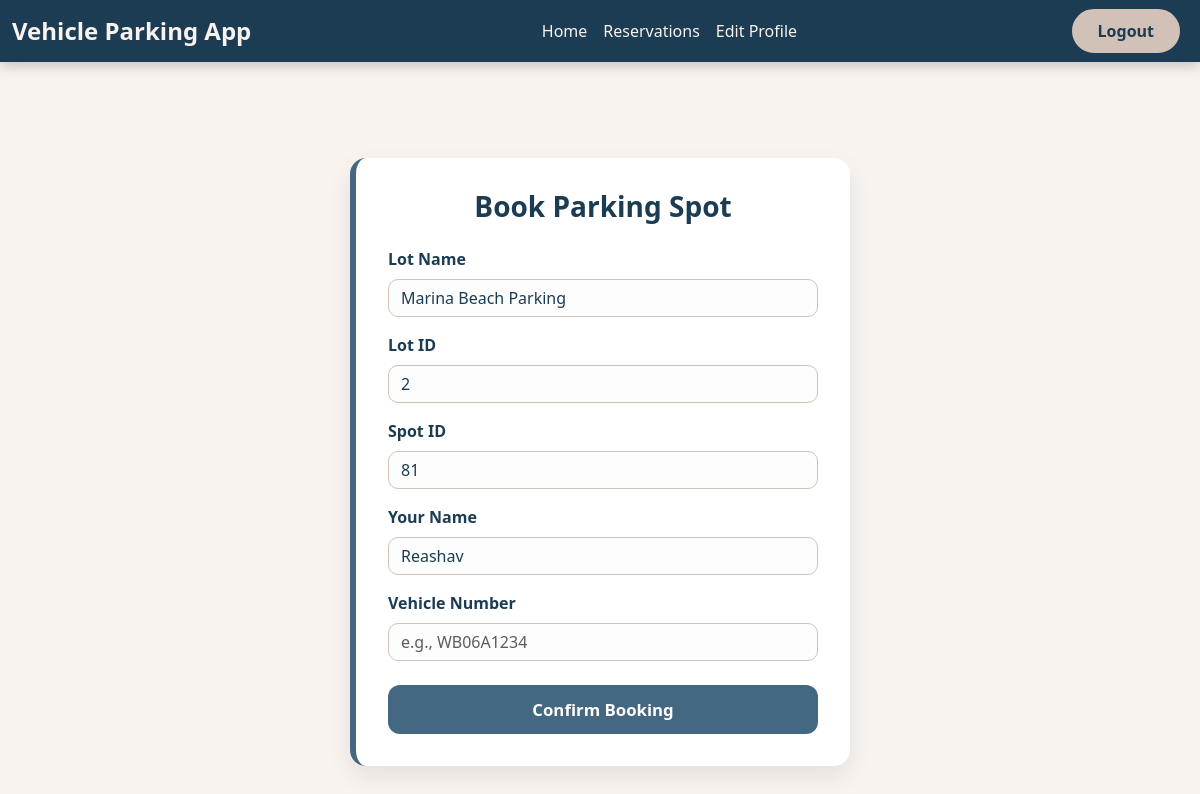
Page /user_dashboard/book/2 (signed in) on the committed database.
### models.py (models this page shows)
class Parking_Lot(db.Model):
    __tablename__ = 'parking_lot'
    id = db.Column(db.Integer, primary_key=True)
    prime_location_name = db.Column(db.String(128), nullable=False)
    address = db.Column(db.String(128), nullable=False)
    pin_code = db.Column(db.String(6), nullable=False)
    price_per_hour = db.Column(db.Float, nullable=False)
    maximum_spots = db.Column(db.Integer, nullable=False)
    parking_spots = db.relationship('Parking_Spot', backref='parking_lot', lazy=True)

class Parking_Spot(db.Model):
    __tablename__ = 'parking_spot'
    id = db.Column(db.Integer, primary_key=True)
    lot_id = db.Column(db.Integer, db.ForeignKey('parking_lot.id'), nullable=False)
    status = db.Column(db.String(1), default='A', nullable=False)
    reservations = db.relationship('Reservation', backref='parking_spot', lazy=True)

class User(db.Model):
    __tablename__ = 'user'
    id = db.Column(db.Integer, primary_key=True)
    username = db.Column(db.String(32), unique=True, nullable=False)
    passhash = db.Column(db.String(256), nullable=False)
    name = db.Column(db.String(64), nullable=False)
    is_admin = db.Column(db.Boolean, default=False, nullable=False)
    reservations = db.relationship('Reservation', backref='user', lazy=True)

### routes.py (the view, shortened to what this page needs)
@app.route('/user_dashboard/book/<int:lot_id>', methods=['GET', 'POST'])
@auth_required
def book_parking_spot(lot_id):
    lot = Parking_Lot.query.get_or_404(lot_id)
    user = User.query.get(session['user_id'])
    spot = Parking_Spot.query.filter_by(lot_id=lot_id, status='A').first()
    return render_template('book_parking_spot.html', lot=lot, user=user, spot=spot)

### routes.py (called while the page is built)
def auth_required(func):
    @wraps(func)
    def inner(*args, **kwargs):
        if 'user_id' in session:
            return func(*args, **kwargs)
        else:
            flash('You need to log in first', 'danger')
            return redirect(url_for('user_login'))
    return inner

### templates/book_parking_spot.html (shortened to what this page needs)
{% extends 'layout.html' %}
{% block navbar %}
    {% include 'user_navbar.html' %}
{% endblock navbar %}
{% block content %}
<div class="container d-flex justify-content-center align-items-center book-container">
    <div class="book-card text-center">
        <h2 class="form-title mb-4">Book Parking Spot</h2>
        <form method="POST" action="">
            <div class="mb-3 text-start">
                <label class="form-label">Lot Name</label>
                <input type="text" class="form-control" name="lot_name" value="{{ lot.prime_location_name }}" readonly>
            </div>
            <div class="mb-3 text-start">
                <label class="form-label">Lot ID</label>
                <input type="text" class="form-control" name="lot_id" value="{{ lot.id }}" readonly>
            </div>
            <div class="mb-3 text-start">
                <label for="spot_id" class="form-label">Spot ID</label>
                <input type="number" class="form-control" id="spot_id" name="spot_id"
                       value="{{ spot.id if spot else 'N/A' }}" readonly>
            </div>
            <div class="mb-3 text-start">
                <label class="form-label">Your Name</label>
                <input type="text" class="form-control" name="user_name" value="{{ user.name }}" readonly>
            </div>
            <div class="mb-4 text-start">
                <label for="vehicle_number" class="form-label">Vehicle Number</label>
                <input type="text" class="form-control" id="vehicle_number" name="vehicle_number" placeholder="e.g., WB06A1234" required>
            </div>
            <div class="d-grid">
                <button type="submit" class="btn btn-save">Confirm Booking</button>
            </div>
        </form>
    </div>
</div>
{% endblock content %}

### templates/book_parking_spot.html (style rules this page uses)
body { background-color: #F9F3EF; font-family: 'Segoe UI', Tahoma, Geneva, Verdana, sans-serif; color: #1B3C53; }
.book-container { height: 100vh; }
.book-card { background-color: #FFFFFF; border-left: 6px solid #456882; border-radius: 16px; padding: 2rem; box-shadow: 0 10px 24px rgba(0, 0, 0, 0.08); min-width: 320px; max-width: 500px; width: 100%; }
.form-title { font-size: 1.75rem; font-weight: bold; color: #1B3C53; }
.form-label { font-weight: 600; color: #1B3C53; }
.form-control { border-radius: 10px; border: 1px solid #D2C1B6; background-color: #FDFDFD; color: #1B3C53; }
.btn-save { background-color: #456882; color: #fff; font-size: 1.05rem; padding: 0.75rem; border-radius: 12px; font-weight: 600; border: none; }

### rows in the picture
Parking_Lot: lot_name "Marina Beach Parking", lot_id "2"
Parking_Spot: spot_id "81"
User: user_name "Reashav"
